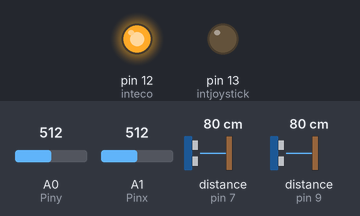
Bench run of a sketch on a simulated Arduino Uno, built with avr-gcc and run on an emulated ATmega328P. Shown: output pins drawn as LEDs (lit = HIGH). Wiring (inferred from the names in the program): 2 × ultrasonic range finder: trigger pin 6, echo pin 7 / trigger pin 8, echo pin 9. Inputs (shaded band) come from the test bench; at power-on: A0 (Piny) = 512, A1 (Pinx) = 512, distance to the obstacle (sensors on pin 7, pin 9) 80 cm. The echo pulse lasts 58.3 µs per cm; pins used as bus, display or sensor lines are not drawn.

Above: at 1.2 s.
1.3 s: A0 (Piny) set to 544
At 2.4 s:
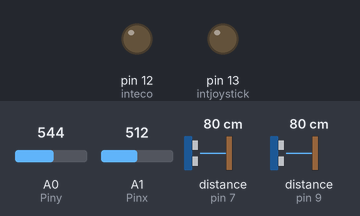
Timing chart, 0 to 4.3 s (numbered marks = the images above; inputs shaded):
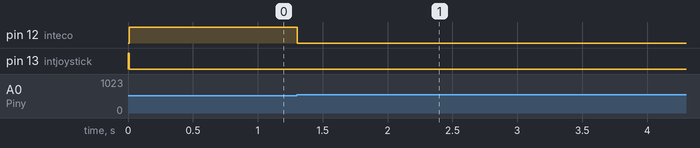

The sketch:

sensore_joystick.ino
```cpp
//inicio variable para ultrasonido
//no se puso valor de los pines

int trig1=6, eco1=7, trig2=8, eco2=9, inteco=12, intjoystick=13 ;
double medida1, medida2=500;
unsigned long previousMillis =0;
long duration, distanceCm;
boolean js, sn,  sn1, sn2;
//fin variables para ultrasonido

//variables para la funcion calibración
float valorMenorX = 3, valorMayorX = -3, valorMenorY = 3, valorMayorY = -3;
// fin de variables de calibración

//inicio variables para joystick

const int Pinx = A1;
const int Piny = A0;
float sensorValuex;
float sensorValuey;

//fin variables para joystick


void setup() {
  //Serial.begin(115200);
  pinMode(trig1, OUTPUT);
  pinMode(trig2, OUTPUT);
  pinMode(inteco, OUTPUT);
  pinMode(intjoystick, OUTPUT);
  pinMode(eco1, INPUT);
  pinMode(eco2, INPUT);
  digitalWrite(inteco, LOW);
  digitalWrite(intjoystick, HIGH);
  calibracion();
}

void loop() {
  sonic(trig2, eco2, 2);

  sonic(trig1, eco1, 1);

  if(sn1 == true || sn2 == true){ sn = true;}else{sn = false;}
  joystick();
  if(js == false && sn == false){digitalWrite(intjoystick, HIGH);  digitalWrite(inteco, LOW);}
  if(js == false && sn == true){digitalWrite(intjoystick, LOW);  digitalWrite(inteco, HIGH);}
  if(js == true && sn == false){digitalWrite(intjoystick, LOW);  digitalWrite(inteco, LOW);}
  if(js == true && sn == true){digitalWrite(intjoystick, LOW);  digitalWrite(inteco, LOW);}


}

long sonic(int TRIG, int ECO, int son){

  digitalWrite(TRIG, LOW);  //para generar un pulso limpio ponemos a LOW 4us
  delayMicroseconds(4);
  digitalWrite(TRIG, HIGH);  //generamos Trigger (disparo) de 10us
  delayMicroseconds(10);
  digitalWrite(TRIG, LOW);
  delayMicroseconds(1);
  duration = pulseIn(ECO, HIGH,23400);  //medimos el tiempo entre pulsos, en microsegundos
  distanceCm = duration * 10 / 292/ 2;   //convertimos a distancia, en cm
  if(distanceCm == 0){distanceCm = 400;}
  /*Serial.print(son);
  Serial.print(" :  ");
  Serial.println(distanceCm);*/
  if(distanceCm <= 150){
    if(son == 1){
      sn1= true;
      }
    if(son == 2){
      sn2 = true;
      }
    }else{
      if(son == 1){
      sn1= false;
      }
    if(son == 2){
      sn2 = false;
      }
      }
}


boolean joystick(){
   sensorValuex = analogRead(Pinx);
   sensorValuey = analogRead(Piny);
   sensorValuex = (sensorValuex)*(5)/1024 -2.5;
   sensorValuey = (sensorValuey)*(5)/1024 -2.5;
   if( valorMenorX < sensorValuex && sensorValuex < valorMayorX && valorMenorY < sensorValuey && sensorValuey < valorMayorY ){
    js = false ;
    }else{js = true ;}
  }

void calibracion(){
  long inicio = millis();
  do{
    sensorValuex = analogRead(Pinx);
    sensorValuey = analogRead(Piny);
    sensorValuex = (sensorValuex)*(5)/1024 -2.5;
    sensorValuey = (sensorValuey)*(5)/1024 -2.5;

    if(sensorValuex > valorMayorX){
      valorMayorX = sensorValuex;
      }
    if(sensorValuex < valorMenorX){
      valorMenorX = sensorValuex;
      }

    if(sensorValuey > valorMayorY){
      valorMayorY = sensorValuey;
      }
    if(sensorValuey < valorMenorY){
      valorMenorY = sensorValuey;
      }

    }while(millis() - inicio >=30000);

    valorMayorX = valorMayorX + 0.1;
    valorMayorY = valorMayorY + 0.1;
    valorMenorX = valorMenorX - 0.1;
    valorMenorY = valorMenorY - 0.1;
  }
```

Measured:
- the behaviour switches between 532 and 533 on A0 (Piny) (found by bisection; images 0 and 1)
- after the input at 1.3 s, pin 12 (inteco): HIGH → LOW at once
